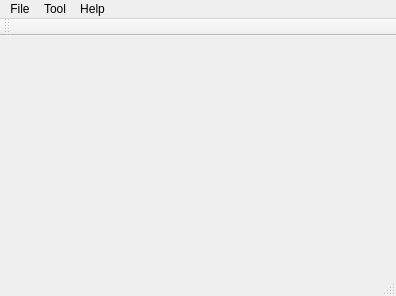
<?xml version="1.0" encoding="UTF-8"?>
<ui version="4.0">
 <class>MainWindow</class>
 <widget class="QMainWindow" name="MainWindow">
  <property name="geometry">
   <rect>
    <x>0</x>
    <y>0</y>
    <width>396</width>
    <height>296</height>
   </rect>
  </property>
  <property name="windowTitle">
   <string>MainWindow</string>
  </property>
  <widget class="QWidget" name="centralWidget"/>
  <widget class="QMenuBar" name="menuBar">
   <property name="geometry">
    <rect>
     <x>0</x>
     <y>0</y>
     <width>396</width>
     <height>25</height>
    </rect>
   </property>
   <widget class="QMenu" name="menuFile">
    <property name="title">
     <string>File</string>
    </property>
    <addaction name="actionLoad_Description_File"/>
    <addaction name="actionLoad_Model"/>
    <addaction name="actionExit"/>
   </widget>
   <widget class="QMenu" name="menuTool">
    <property name="title">
     <string>Tool</string>
    </property>
    <addaction name="actionView_Image"/>
   </widget>
   <widget class="QMenu" name="menuHelp">
    <property name="title">
     <string>Help</string>
    </property>
    <addaction name="actionUsage"/>
   </widget>
   <addaction name="menuFile"/>
   <addaction name="menuTool"/>
   <addaction name="menuHelp"/>
  </widget>
  <widget class="QToolBar" name="mainToolBar">
   <attribute name="toolBarArea">
    <enum>TopToolBarArea</enum>
   </attribute>
   <attribute name="toolBarBreak">
    <bool>false</bool>
   </attribute>
  </widget>
  <widget class="QStatusBar" name="statusBar"/>
  <action name="actionView_Image">
   <property name="text">
    <string>View Image</string>
   </property>
  </action>
  <action name="actionLoad_Description_File">
   <property name="text">
    <string>Load Description File</string>
   </property>
  </action>
  <action name="actionExit">
   <property name="text">
    <string>Exit</string>
   </property>
  </action>
  <action name="actionLoad_Model">
   <property name="text">
    <string>Load Model</string>
   </property>
  </action>
  <action name="actionUsage">
   <property name="text">
    <string>Usage</string>
   </property>
  </action>
 </widget>
 <layoutdefault spacing="6" margin="11"/>
 <resources/>
 <connections>
  <connection>
   <sender>actionExit</sender>
   <signal>triggered()</signal>
   <receiver>MainWindow</receiver>
   <slot>close()</slot>
   <hints>
    <hint type="sourcelabel">
     <x>-1</x>
     <y>-1</y>
    </hint>
    <hint type="destinationlabel">
     <x>199</x>
     <y>149</y>
    </hint>
   </hints>
  </connection>
 </connections>
</ui>
